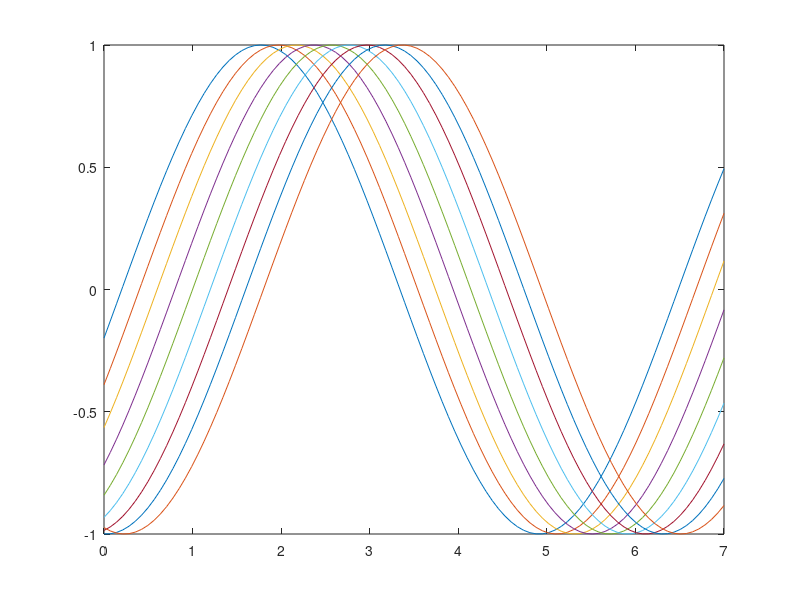

Write MATLAB code to recreate this figure.
% lb = [5*pi,-20*pi];
% ub = [20*pi,-4*pi];
% 
% opts = optimoptions('ga','PlotFcn',@gaplotbestf);
% 
% 
% rng(1,'twister') % for reproducibility
% IntCon = 1;
% [x,fval,exitflag] = ga(@rastriginsfcn,2,[],[],[],[],...
%     lb,ub,[],IntCon,opts)

rf2 = @(x)rastriginsfcn(x/10);
% rf2 = @(x)rastriginsfcn(x/10); % objective
x0 = [20,30]; % start point away from the minimum
[xf,ff,flf,of] = fminunc(rf2,x0)

%%
for i=["mamam","fafa"]
    disp(i)
end
%%
clearvars;clc;
% a = magic(3)
% 
% hold on
% plot(a(:,1))
% plot(a(:,2))
% plot(a(:,3))
% hold off


x = linspace(0,7);
y = ones(length(x),9);
for i = 1:9
    y(:,i) = sin(x-i/5)';
end
plot(x,y)

line_type = {'--', '-', ':'}; 
set(gca,'LineStyleOrder',line_type)